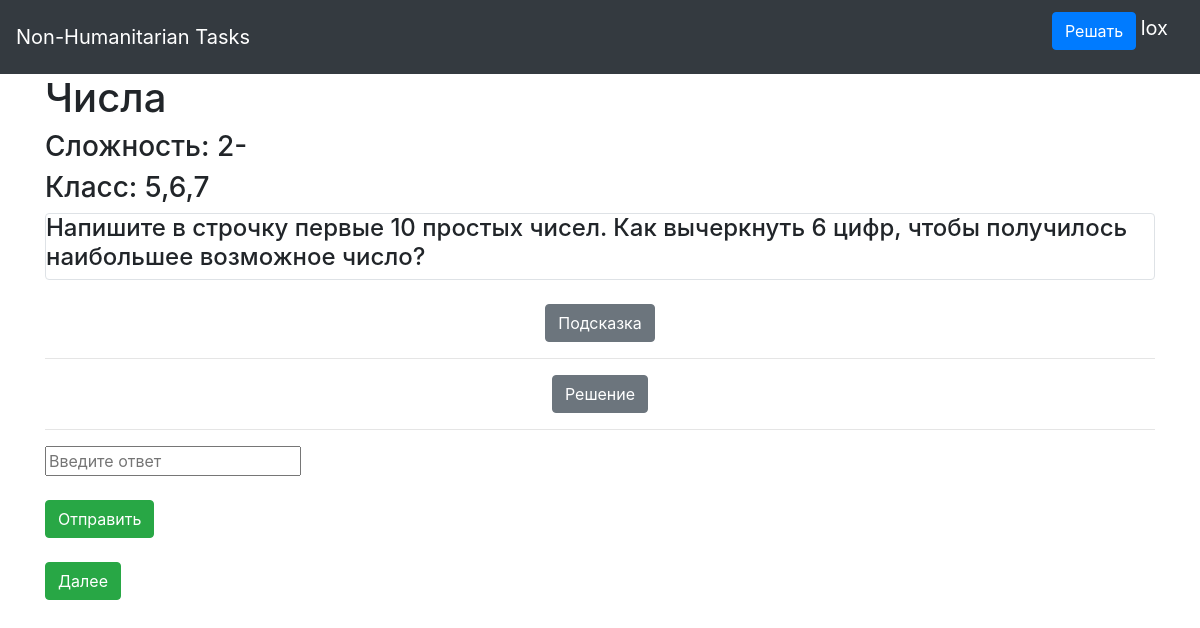
/task/2 (signed in), run on the app's committed database.
### data/users.py (models this page shows, shortened)
class User(SqlAlchemyBase, UserMixin):
    __tablename__ = 'users'
    id = sqlalchemy.Column(sqlalchemy.Integer,
                           primary_key=True, autoincrement=True)
    name = sqlalchemy.Column(sqlalchemy.String, nullable=True)
    about = sqlalchemy.Column(sqlalchemy.String, nullable=True)
    email = sqlalchemy.Column(sqlalchemy.String,
                              index=True, unique=True, nullable=True)
    hashed_password = sqlalchemy.Column(sqlalchemy.String, nullable=True)
    created_date = sqlalchemy.Column(sqlalchemy.DateTime,
                                     default=datetime.datetime.now)
    rating = sqlalchemy.Column(sqlalchemy.Float, index=True, nullable=True)

### data/tasks.py (models this page shows)
class Tasks(SqlAlchemyBase):
    __tablename__ = 'tasks'
    id = sqlalchemy.Column(sqlalchemy.Integer,
                           primary_key=True, autoincrement=True)
    title = sqlalchemy.Column(sqlalchemy.String, nullable=True)
    grade = sqlalchemy.Column(sqlalchemy.String, nullable=True)
    topic = sqlalchemy.Column(sqlalchemy.String, nullable=True)
    content = sqlalchemy.Column(sqlalchemy.String, nullable=True)
    difficulty = sqlalchemy.Column(sqlalchemy.String, nullable=True)
    hint = sqlalchemy.Column(sqlalchemy.String, nullable=True)
    solution = sqlalchemy.Column(sqlalchemy.String, nullable=True)
    answer = sqlalchemy.Column(sqlalchemy.String, nullable=True)

### main.py (the view)
@app.route('/task/<int:id>', methods=['GET', 'POST'])
@login_required
def task(id):
    if id == n:
        return render_template('end.html')
    correctness = ''
    answer = ''
    id = int(id)
    id += 1
    if request.method == 'POST':
        answer = request.form['answer']
    db_sess = db_session.create_session()
    task1 = db_sess.query(Tasks).filter(Tasks.id == id)
    if answer != '':
        if answer == db_sess.query(Tasks).filter(Tasks.id == id).first().answer:
            correctness = "Верно"
        else:
            correctness = 'Неверно'
    return render_template('task.html', tasks=task1, form=task, correctness=correctness, id=id)

### data/db_session.py (called while the page is built)
def create_session() -> Session:
    global __factory
    return __factory()

### main.py (called while the page is built)
@login_manager.user_loader
def load_user(user_id):
    db_sess = db_session.create_session()
    return db_sess.query(User).get(user_id)

### templates/task.html (shortened to what this page needs)
{% extends "base.html" %}
{% block content %}
{% for task in tasks %}
<h1>{{task.title}}</h1>
<h3>Сложность: {{task.difficulty}}</h3>
<h3>Класс: {{task.grade}}</h3>
<div class="col-md6 border rounded">
    <h4>{{task.content}}</h4>
</div>
<body>
<center>
    <button type="button" class="btn btn-secondary" onclick="text_out()">Подсказка</button>
<hr>
</center>
<center>
    <button type="button" class="btn btn-secondary" onclick="text_out1()">Решение</button>
<hr>
</center>
</body>
<body>
                        <div>
                            <form method="post">
                                <input type="text" placeholder="Введите ответ" name="answer"><br/>
                                <button type="submit" class="btn btn-success">Отправить</button>
                            </form>
                        </div>
                      </body>
<form action="/task/{{id}}" method="get">
    <button type="submit" class="btn btn-success">Далее</button>
    </form>
{% endfor %}
{% endblock %}

### templates/base.html (shortened to what this page needs)
<!doctype html>
<html lang="en">
<head>
    <link rel="stylesheet"
          href="https://stackpath.bootstrapcdn.com/bootstrap/4.4.1/css/bootstrap.min.css"
>
</head>
<body>
<header>
    <nav class="navbar navbar-dark bg-dark">
        <a class="navbar-brand" href="#">Non-Humanitarian Tasks</a>
        {% if current_user.is_authenticated %}
         <p>
        <a class="btn btn-primary " href="/task/0">Решать</a>
    <a class="navbar-brand" href="/logout">{{ current_user.name }}</a>
             </p>
{% else %}
    <p>
        <a class="btn btn-primary " href="/register">Зарегистрироваться</a>
        <a class="btn btn-success" href="/login">Войти</a>
    </p>
{% endif %}
    </nav>
</header>
<main role="main" class="container">
    {% block content %}{% endblock %}
</main>
</body>
</html>

### data on the page
User: name "lox"
Tasks: title "Числа", difficulty "2-", grade "5,6,7", content "Напишите в строчку первые 10 простых чисел. Как вычеркнуть 6 цифр, чтобы получилось наибольшее возможное число?"
